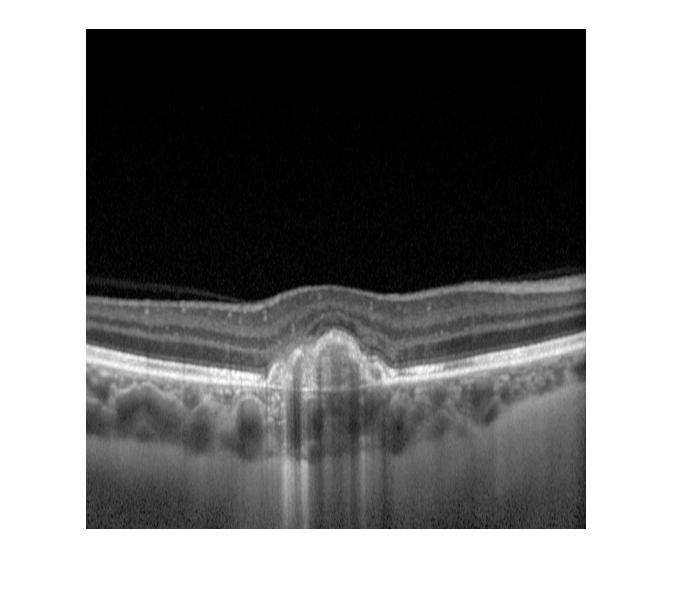
%> input picture Output/Img.jpg, 674 x 593 px
$ octave 'Shortest Distance in OCT Image.m'   (GNU Octave 9; MATLAB toolbox functions it lacks are replaced by stand-ins)
%> lines starting %> are read from the running program, lines starting %| are printed output that depends on the picture
Img = imread('D:\Matlab\Project\Images\img.jpg');
%> Img is the input picture: size 593x674x3 uint8; min 0, max 255, mean 127.1
Img1 = rgb2gray(Img);
Img2 = double(imresize(Img1,[500 500]));
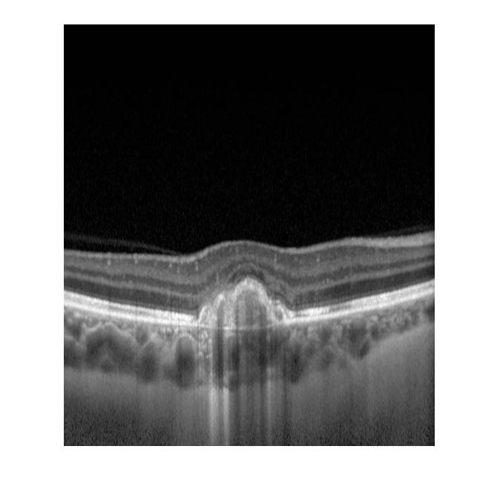
%> Img2: size 500x500 double; min 0, max 255, mean 127.1
Img4 = imresize(Img1,[500 500]);
Img3 = padarray(Img4,[0 1],255);


n = 500;
N = (n*(n-1))*2;
s=zeros(1,N);
t=zeros(1,N);
rows=zeros(1,n*n);
cols=zeros(1,n*n);
weights = zeros(1,N);

% s & t calculation
r=n;
c=n;
I=zeros(r,c);
x = 1;
for i=1:r
    for j=1:c
        I(i,j) = x;
        rows(1,x)=i;
        cols(1,x)=j;
        x = x+1;
    end
end

% For Horizontal
si = 1;
for i=1:r
    for j=1:c-1
        if (((j+1)-j) == 1)
            s(1,si) = I(i,j);
            t(1,si) = I(i,j+1);
            si = si + 1;
        end
    end
end

% For Verticle
for i=1:r
    for j=1:c-1
        if (((j+1)-j) == 1)
            s(1,si) = I(j,i);
            t(1,si) = I(j+1,i);
            si = si + 1;
        end
    end
end

% Weight Calculation
% For Horizontal Edges
[r,c] = size(Img2);
%> r = 500; c = 500
x = 1;
for i=1:r
    for j=1:c-1
        I1 = (Img2(i,j) - 0)/(255 - 0);
        I2 = (Img2(i,j+1) - 0)/(255 - 0);
        w = 2 - (double(I1)+double(I2)) + 10.^(-5);
        weights(1,x) = w;
        x = x + 1;
    end
end
%> after the loop, x = 249501

% For Verticle Edges
for i=1:r
    for j=1:c-1
        I1 = (Img2(j,i) - 0)/(255 - 0);
        I2 = (Img2(j+1,i) - 0)/(255 - 0);
        w = 2 - (double(I1)+double(I2)) + 10.^(-5);
        weights(1,x) = w;
        x = x + 1;
    end
end
%> after the loop, x = 499001

%> (the run ends here)
